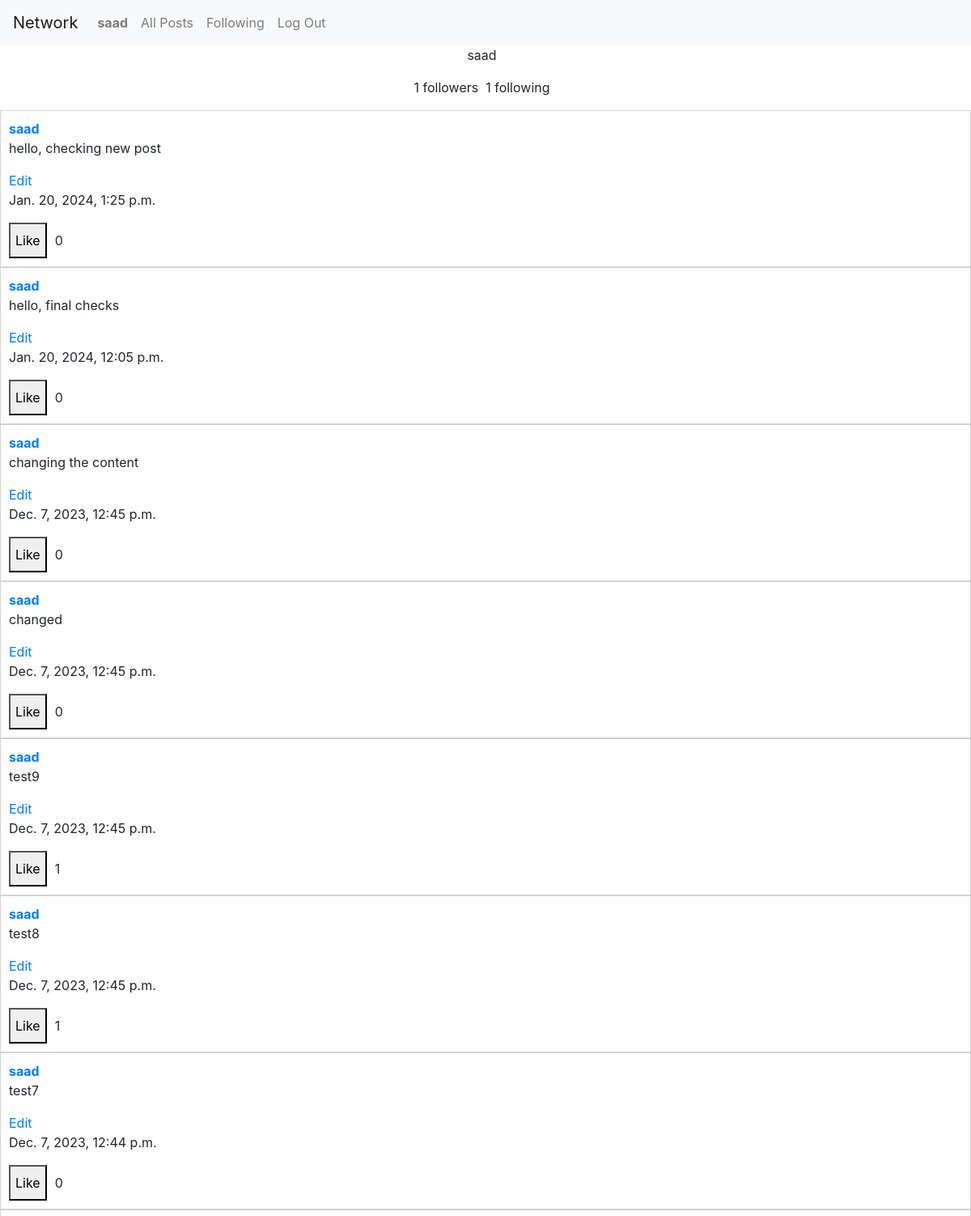
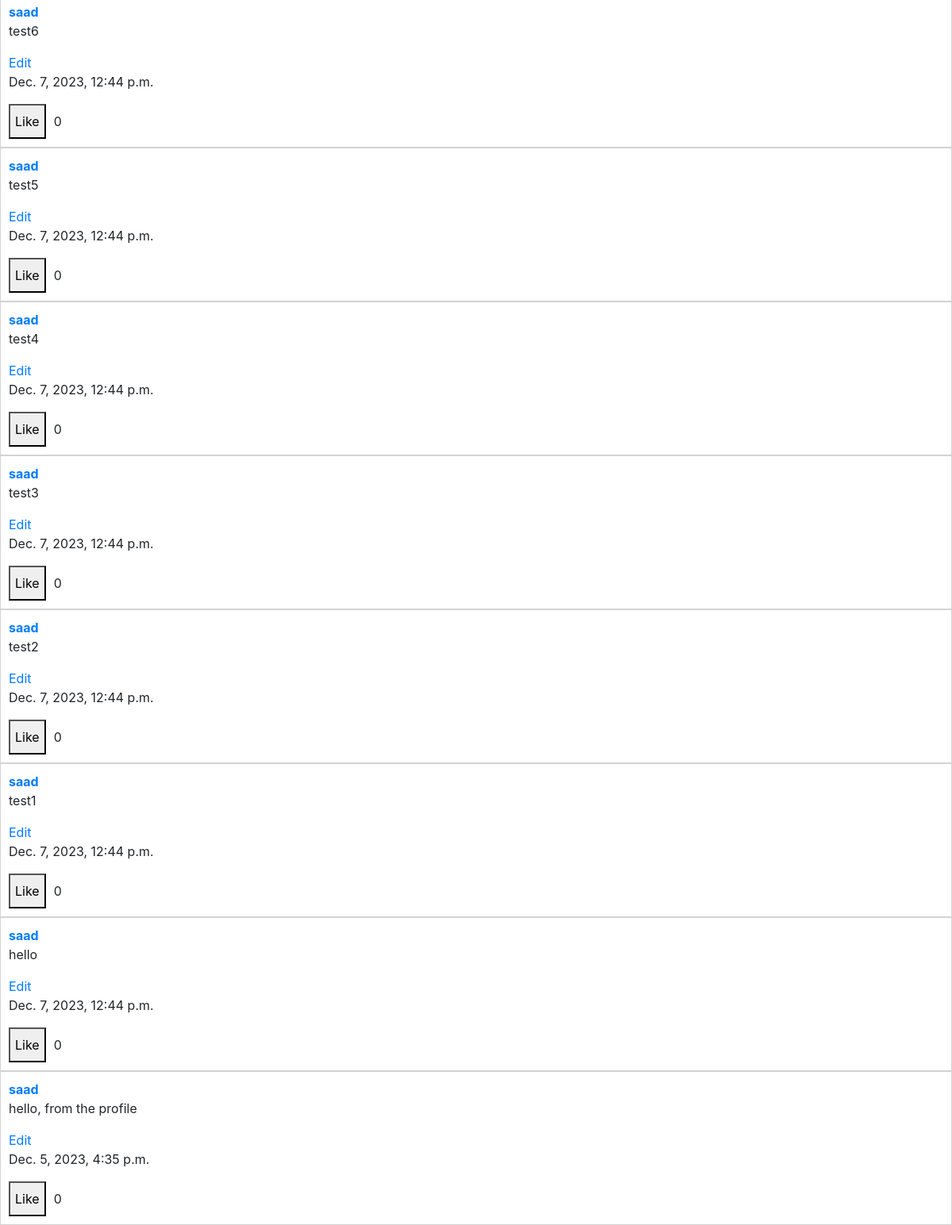
Page /profile/saad (signed in) on the committed database (2 pictures, top to bottom).
### network/models.py (models this page shows)
class User(AbstractUser):
    pass

class Post(models.Model):
    text = models.TextField()
    user = models.ForeignKey(User, on_delete=models.CASCADE, related_name="posts")
    timestamp = models.DateTimeField(auto_now_add=True)

### network/views.py (the view, shortened to what this page needs)
# urls.py: path("profile/<str:name>", views.profile, name="profile"),
def profile(request, name):
    user = User.objects.get(username = name)
    return render(request, "network/profile.html", {
        "profile": user,
        "profile_posts": Post.objects.filter(user = user.id).order_by('-timestamp'),
        "follow": bool(not user.followers.filter(follower=request.user).exists())
    })

### network/templatetags/custom_filters.py (called while the page is built)
@register.filter(name='user_has_not_liked')
def user_has_not_liked(user, post):
    return user.id not in post.likers.values_list('user', flat=True)

### network/templates/network/profile.html (shortened to what this page needs)
{% extends "network/layout.html" %}
{% load custom_filters %}
{% block body %}
<div class="profile">
    <div class="profile__details">
        <div class="profile__detailsUsername">
            <p>{{ profile.username }} &nbsp;</p>
        </div>
        <div class="profile__detailsFollowing">
            <p>{{ profile.followers.count }} followers &nbsp;</p>
            <p>{{ profile.following.count }} following &nbsp;</p>
        </div>
    </div>
</div>
<div class="posts">
{% for post in profile_posts %}
    <div class="post">
        <div class="post__username">
            <strong><a href="{% url 'profile' post.user.username %}">{{ post.user.username }}</a></strong>
        </div>
        <div class="post__details">
            <p>{{ post.text }}</p>
            {% if user == post.user %}
                <a href="{% url 'edit' post.id %}">Edit</a>
            {% endif %}
            <p>{{ post.timestamp }}</p>
            <div class="like_box">
                {% if user|user_has_not_liked:post %}
                <button onclick="likePost(this, event)" data-postid="{{ post.id }}" data-liker="{{ user.username }}">Like</button>
                {% else %}
                <button onclick="unLikePost(this, event)" data-postid="{{ post.id }}" data-liker="{{ user.username }}">Unlike</button>
                {% endif %}
                <p class="like_count">
                    {{ post.likers.count }}
                </p>
            </div>
        </div>
    </div>
{% endfor %}
</div>
{% endblock %}

### network/templates/network/layout.html (shortened to what this page needs)
{% load static %}
<!DOCTYPE html>
<html lang="en">
    <head>
        <link rel="stylesheet" href="https://stackpath.bootstrapcdn.com/bootstrap/4.4.1/css/bootstrap.min.css">
        <link href="{% static 'network/styles.css' %}" rel="stylesheet">
    </head>
    <body>
        <nav class="navbar navbar-expand-lg navbar-light bg-light">
            <a class="navbar-brand" href="#">Network</a>
            <div>
              <ul class="navbar-nav mr-auto">
                {% if user.is_authenticated %}
                    <li class="nav-item">
                        <a class="nav-link" href="{% url 'profile' user.username %}"><strong>{{ user.username }}</strong></a>
                    </li>
                {% endif %}
                <li class="nav-item">
                  <a class="nav-link" href="{% url 'index' %}">All Posts</a>
                </li>
                {% if user.is_authenticated %}
                    <li class="nav-item">
                        <a class="nav-link" href="{% url 'following' %}">Following</a>
                    </li>
                    <li class="nav-item">
                        <a class="nav-link" href="{% url 'logout' %}">Log Out</a>
                    </li>
                {% endif %}
              </ul>
            </div>
          </nav>
        <div class="body">
            {% block body %}
            {% endblock %}
        </div>
    </body>
</html>

### network/static/network/styles.css (style rules this page uses)
.post { border: 1px solid lightgray; padding: 10px; display: flex; flex-direction: column; justify-content: space-between; }
.profile__detailsUsername { text-align: center; }
.profile__detailsFollowing { display: flex; justify-content: center; }
.like_box { display: flex; }
.like_count { margin: 10px }

### rows in the picture
User: username "saad", followers.count "1", following.count "1"
Post: user.username "saad", text "hello, checking new post", shows "Edit", timestamp "Jan. 20, 2024, 1:25 p.m.", likers.count "0"
Post: user.username "saad", text "hello, final checks", shows "Edit", timestamp "Jan. 20, 2024, 12:05 p.m.", likers.count "0"
Post: user.username "saad", text "changing the content", shows "Edit", timestamp "Dec. 7, 2023, 12:45 p.m.", likers.count "0"
Post: user.username "saad", text "changed", shows "Edit", timestamp "Dec. 7, 2023, 12:45 p.m.", likers.count "0"
Post: user.username "saad", text "test9", shows "Edit", timestamp "Dec. 7, 2023, 12:45 p.m.", likers.count "1"
Post: user.username "saad", text "test8", shows "Edit", timestamp "Dec. 7, 2023, 12:45 p.m.", likers.count "1"
Post: user.username "saad", text "test7", shows "Edit", timestamp "Dec. 7, 2023, 12:44 p.m.", likers.count "0"
Post: user.username "saad", text "test6", shows "Edit", timestamp "Dec. 7, 2023, 12:44 p.m.", likers.count "0"
Post: user.username "saad", text "test5", shows "Edit", timestamp "Dec. 7, 2023, 12:44 p.m.", likers.count "0"
Post: user.username "saad", text "test4", shows "Edit", timestamp "Dec. 7, 2023, 12:44 p.m.", likers.count "0"
Post: user.username "saad", text "test3", shows "Edit", timestamp "Dec. 7, 2023, 12:44 p.m.", likers.count "0"
Post: user.username "saad", text "test2", shows "Edit", timestamp "Dec. 7, 2023, 12:44 p.m.", likers.count "0"
Post: user.username "saad", text "test1", shows "Edit", timestamp "Dec. 7, 2023, 12:44 p.m.", likers.count "0"
Post: user.username "saad", text "hello", shows "Edit", timestamp "Dec. 7, 2023, 12:44 p.m.", likers.count "0"
Post: user.username "saad", text "hello, from the profile", shows "Edit", timestamp "Dec. 5, 2023, 4:35 p.m.", likers.count "0"
